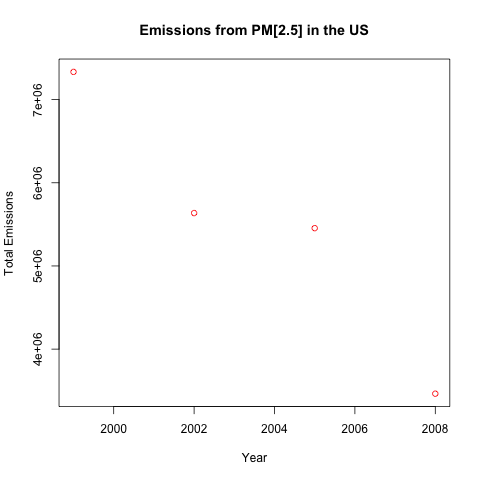

This chart was generated by the following R code:
if(!exists("NEI")) source("load.R")

library('plyr')

png(file="plot1.png")

# Sum data by year
emissions <- ddply(NEI, .(year), summarize, total.emissions=sum(Emissions))

plot(emissions, main="Emissions from PM[2.5] in the US", xlab="Year", ylab="Total Emissions", col="red")

dev.off()
